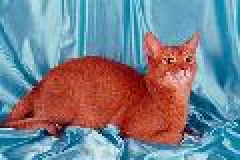
%> input picture checker/checker-part-3/dataset/cats/458001.jpg, 120 x 80 px (shown 2 times larger)
$ octave --eval "result = rgbhsvconverter('../../checker/checker-part-3/dataset/cats/458001.jpg');"   (GNU Octave 9; MATLAB toolbox functions it lacks are replaced by stand-ins)
%> lines starting %> are read from the running program, lines starting %| are printed output that depends on the picture
function image_hsv = rgbhsvconverter(path_to_image)
  image = double(imread(path_to_image)) / 255;
  image(1,:,1);
  [rows cols color] = size(image);
%> rows = 80; cols = 120; color = 3
  image_hsv = zeros(rows,cols, color);
  H = zeros(rows,cols);
  S = zeros(rows,cols);
  ## aplicam vectorizat alogritmul de conversie
  Cmax = max(image, [], 3);
  Cmin = min(image, [], 3);
  R_ = image(:,:,1);
  G_ = image (:, :, 2);
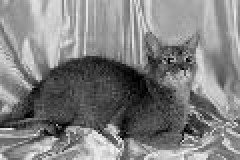
%> G_: size 80x120 double (shown 2 times larger); min 0, max 0.984, mean 0.503
  B_ = image(:, :, 3);
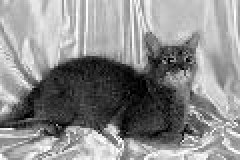
%> B_: size 80x120 double (shown 2 times larger); min 0, max 1, mean 0.548
  delta = Cmax - Cmin;
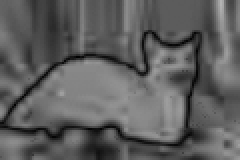
%> delta: size 80x120 double (shown 2 times larger); min 0.00784, max 0.706, mean 0.372
  H(Cmax == R_ & delta ~= 0) = 60 * mod(((G_(Cmax == R_ & delta ~= 0) - B_(Cmax == R_ & delta ~= 0)) ./ delta(Cmax == R_ & delta ~= 0)),6) / 360;
  H(Cmax == G_ & delta ~= 0) = 60 * (((B_(Cmax == G_ & delta ~= 0) - R_(Cmax == G_ & delta ~= 0)) ./ delta(Cmax == G_ & delta ~= 0)) + 2) / 360;
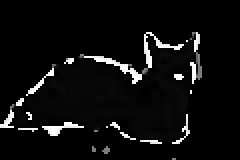
%> H: size 80x120 double (shown 2 times larger); min 0, max 0.999, mean 0.0548
  H(Cmax == B_ & delta ~= 0) = 60 * (((R_(Cmax == B_ & delta ~= 0) - G_(Cmax == B_ & delta ~= 0)) ./ delta(Cmax == B_ & delta ~= 0)) + 4) / 360;
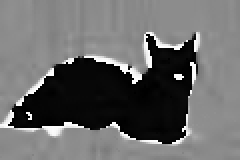
%> H: size 80x120 double (shown 2 times larger); min 0, max 0.999, mean 0.414
  S(Cmax ~= 0) = delta(Cmax ~= 0) ./ Cmax(Cmax ~= 0);
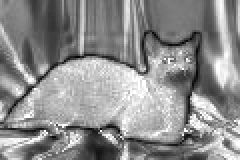
%> S: size 80x120 double (shown 2 times larger); min 0.0109, max 1, mean 0.555
  image_hsv(:,:,3) = Cmax;
  image_hsv(:,:,2) = S;
  image_hsv(:,:,1) = H;
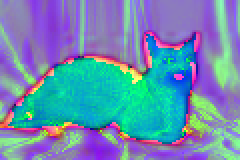
%> image_hsv: size 80x120x3 double (shown 2 times larger); mean R, G, B 0.414, 0.555, 0.697
endfunction

$ run again, on checker/checker-part-3/dataset/cats/458004.jpg
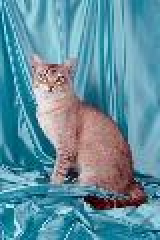
%> input picture checker/checker-part-3/dataset/cats/458004.jpg, 80 x 120 px (shown 2 times larger)
%> in rgbhsvconverter, `H(Cmax == G_ & delta ~= 0) = 60 * (((B_(Cmax == G_ & delta ~= 0) - R_(..`:
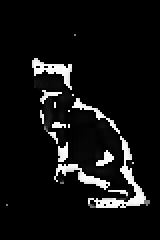
%> H: size 120x80 double (shown 2 times larger); min 0, max 0.997, mean 0.07
%> in rgbhsvconverter, `image_hsv(:,:,1) = H;`:
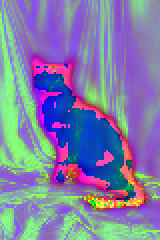
%> image_hsv: size 120x80x3 double (shown 2 times larger); mean R, G, B 0.501, 0.496, 0.656

$ run again, on checker/checker-part-3/dataset/cats/458005.jpg
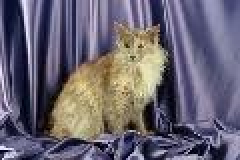
%> input picture checker/checker-part-3/dataset/cats/458005.jpg, 120 x 80 px (shown 2 times larger)
%> in rgbhsvconverter, `H(Cmax == G_ & delta ~= 0) = 60 * (((B_(Cmax == G_ & delta ~= 0) - R_(..`:
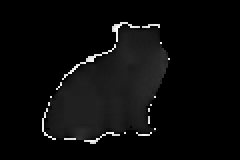
%> H: size 80x120 double (shown 2 times larger); min 0, max 0.992, mean 0.0424
%> in rgbhsvconverter, `image_hsv(:,:,1) = H;`:
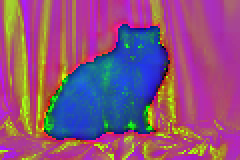
%> image_hsv: size 80x120x3 double (shown 2 times larger); mean R, G, B 0.55, 0.321, 0.491

$ run again, on checker/checker-part-3/dataset/cats/458009.jpg
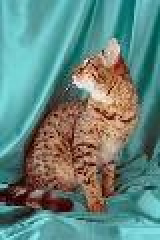
%> input picture checker/checker-part-3/dataset/cats/458009.jpg, 80 x 120 px (shown 2 times larger)
%> in rgbhsvconverter, `image_hsv(:,:,1) = H;`:
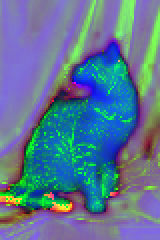
%> image_hsv: size 120x80x3 double (shown 2 times larger); mean R, G, B 0.356, 0.468, 0.576
